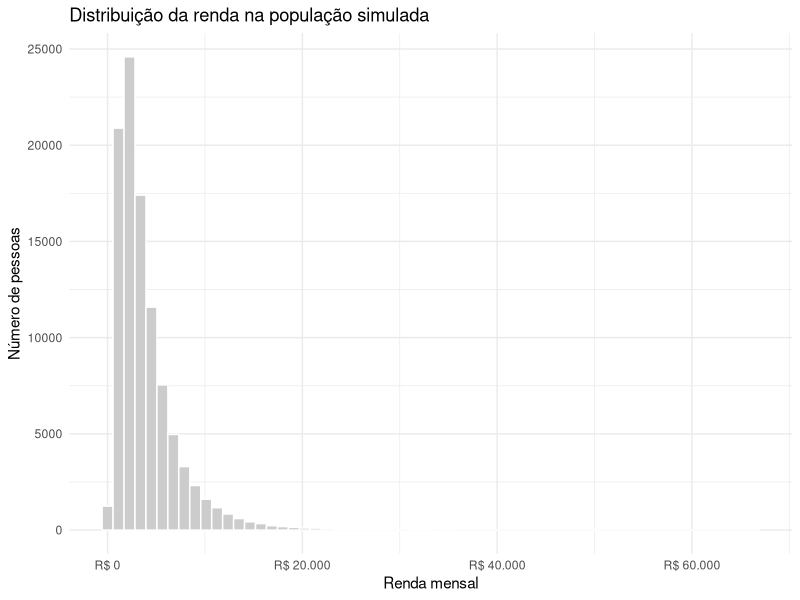
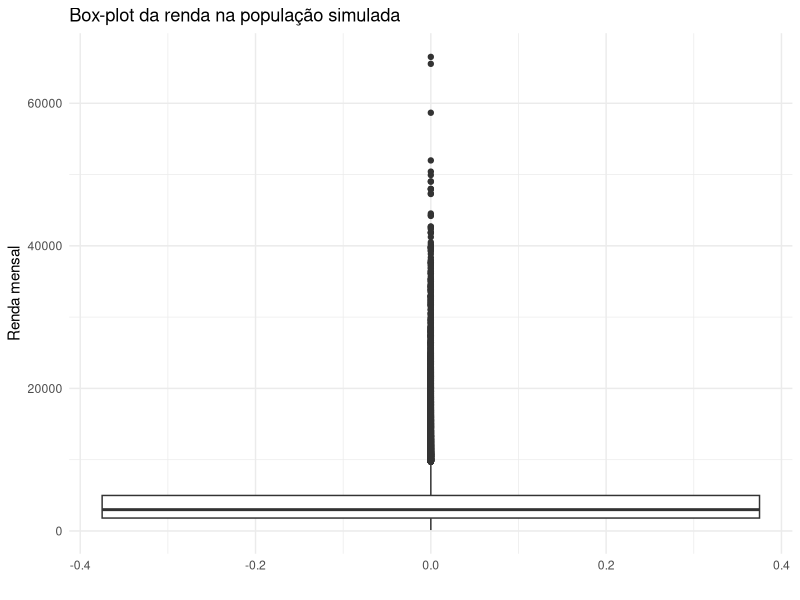
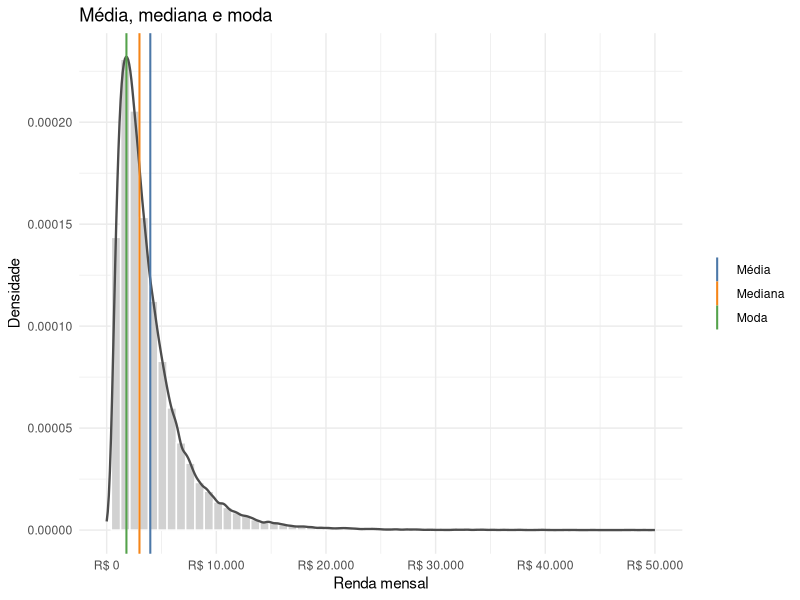
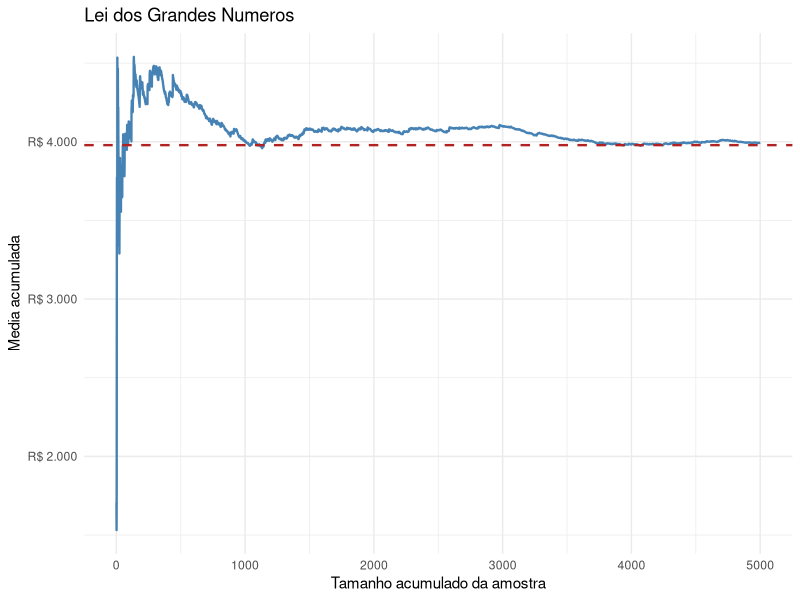
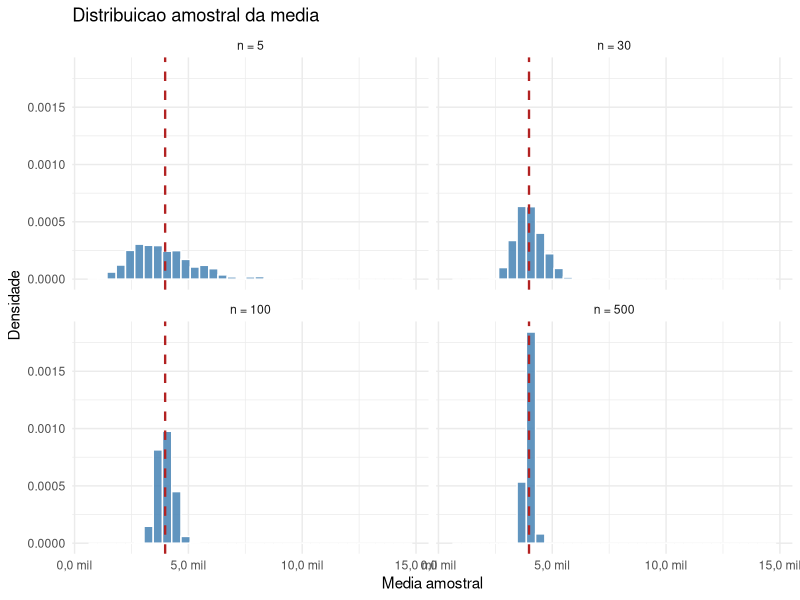
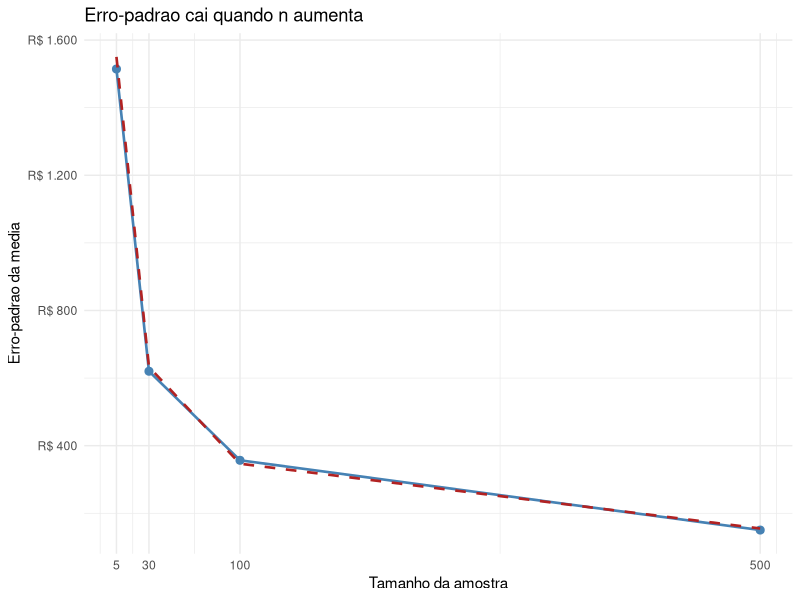

Write the R code that produced these figures, in order.
# Aula 7 - Laboratorio: distribuicao amostral, LGN e TCL
# Metodos Quantitativos e Tecnicas em Ciencia Politica I / Metodos III
#
# Objetivo:
# 1. revisar media, mediana, moda, variancia e desvio-padrao;
# 2. simular a Lei dos Grandes Numeros;
# 3. simular o Teorema Central do Limite;
# 4. comparar desvio-padrao e erro-padrao;
# 5. ver por que uma amostra grande, mas enviesada, nao resolve o problema.

options(scipen = 999)


library(dplyr)
library(ggplot2)
library(scales)
library(tibble)


set.seed(20260624)

# função pra calcular moda
moda_aproximada <- function(x) {
  densidade <- density(x, n = 1024)
  densidade$x[which.max(densidade$y)]
}

simular_medias <- function(vetor, n_amostra, n_sim = 1000) {
  replicate(
    n_sim,
    mean(sample(vetor, size = n_amostra))
  )
}


# -------------------------------------------------------------------
# 1. Populacao simulada
# -------------------------------------------------------------------

# Esta populacao nao descreve dados reais.
# Ela serve para estudar a logica da inferencia estatistica.
#
# A renda foi gerada com uma distribuicao assimétrica à direita:
# muitos valores baixos/intermediarios e poucos valores muito altos.

n_populacao <- 100000

populacao <- tibble(
  id = 1:n_populacao,
  renda = rlnorm(n_populacao, meanlog = log(3000), sdlog = 0.75)
)

# Validacao logica simples:
# renda nao pode ser negativa e nao deve ter valores ausentes.

sum(is.na(populacao$renda))
min(populacao$renda)

# histograma
ggplot(populacao, aes(x = renda)) +
  geom_histogram(bins = 60, fill = "gray80", color = "white") +
  scale_x_continuous(
    labels = label_number(prefix = "R$ ", big.mark = ".", decimal.mark = ",")
  ) +
  labs(
    x = "Renda mensal",
    y = "Número de pessoas",
    title = "Distribuição da renda na população simulada"
  ) +
  theme_minimal()

# difícil de ver a cauda longa. Vamos usar box-plot

ggplot(populacao, aes(x = renda)) +
  geom_boxplot() + coord_flip() +
  labs(
    x = "Renda mensal",
    y = "",
    title = "Box-plot da renda na população simulada"
  ) +
  theme_minimal()

# -------------------------------------------------------------------
# 2. Revisao: medidas descritivas
# -------------------------------------------------------------------

media_renda <- mean(populacao$renda)
mediana_renda <- median(populacao$renda)
moda_renda <- moda_aproximada(populacao$renda) # pouco útil!
variancia_renda <- var(populacao$renda)
desvio_renda <- sd(populacao$renda)

resumo_descritivo <- tibble(
  medida = c("media", "mediana", "moda aproximada", "variancia", "desvio-padrao"),
  valor = c(media_renda, mediana_renda, moda_renda, variancia_renda, desvio_renda)
)

resumo_descritivo

ggplot(populacao, aes(x = renda)) +
  geom_histogram(
    aes(y = after_stat(density)),
    bins = 60,
    fill = "gray82",
    color = "white"
  ) +
  geom_density(color = "gray30", linewidth = 0.8) +
  geom_vline(
    aes(xintercept = media_renda, color = "Média"),
    linewidth = 0.7
  ) +
  geom_vline(
    aes(xintercept = mediana_renda, color = "Mediana"),
    linewidth = 0.7
  ) +
  geom_vline(
    aes(xintercept = moda_renda, color = "Moda"),
    linewidth = 0.7
  ) +
  scale_color_manual(
    name = NULL,
    values = c(
      "Média" = "#4C78A8",
      "Mediana" = "#F58518",
      "Moda" = "#54A24B"
    )
  ) +
  scale_x_continuous(limits = c(0, 50000),
    labels = label_number(prefix = "R$ ", big.mark = ".", decimal.mark = ",")
  ) +
  labs(
    x = "Renda mensal",
    y = "Densidade",
    title = "Média, mediana e moda"
  ) +
  theme_minimal()
# coloquei limite até 50k, para não estourar o gráfico. Podem tirar e ver como fica.

# Tarefa1
# com mutate, do dplyr, crie uma nova variável,
# logrenda, que é o logaritmo natural da renda.
# plot o histograma dessa nova variável e compare com a renda
# o que mudou? Conhece a distribuicao de logrenda?
# Qual a conexao com o TCL?


# -------------------------------------------------------------------
# 3. Uma amostra e apenas uma realizacao possivel
# -------------------------------------------------------------------

n_amostra <- 100

amostra_1 <- sample(populacao$renda, size = n_amostra)
amostra_2 <- sample(populacao$renda, size = n_amostra)
amostra_3 <- sample(populacao$renda, size = n_amostra)

mean(amostra_1)
mean(amostra_2)
mean(amostra_3)

media_renda

# Tarefa 2:
# As três medias amostrais são iguais?
# Alguma delas é exatamente igual à média da populacao?
# Explique em uma frase o que é variação amostral.


# -------------------------------------------------------------------
# 4. Lei dos Grandes Numeros
# -------------------------------------------------------------------

set.seed(20260624)

amostra_lgn <- sample(populacao$renda, size = 5000, replace = TRUE)

lgn <- tibble(
  n = 1:length(amostra_lgn),
  media_acumulada = cumsum(amostra_lgn) / n
)

ggplot(lgn, aes(x = n, y = media_acumulada)) +
  geom_line(color = "steelblue", linewidth = 0.8) +
  geom_hline(
    yintercept = media_renda,
    color = "firebrick",
    linetype = "dashed",
    linewidth = 0.8
  ) +
  scale_y_continuous(
    labels = label_number(prefix = "R$ ", big.mark = ".", decimal.mark = ",")
  ) +
  labs(
    x = "Tamanho acumulado da amostra",
    y = "Media acumulada",
    title = "Lei dos Grandes Numeros"
  ) +
  theme_minimal()



# Tarefa 3:
# Mude o tamanho de amostra_lgn para 100, 1000 e 10000.
# Em qual caso a m'eédia acumulada fica mais estável?
# A linha azul fica sempre exatamente sobre a linha vermelha?


# -------------------------------------------------------------------
# 5. Distribuição amostral da média
# -------------------------------------------------------------------

medias_n5 <- simular_medias(populacao$renda, n_amostra = 5)
medias_n30 <- simular_medias(populacao$renda, n_amostra = 30)
medias_n100 <- simular_medias(populacao$renda, n_amostra = 100)
medias_n500 <- simular_medias(populacao$renda, n_amostra = 500)

resultados_tcl <- bind_rows(
  tibble(n = "n = 5", media_amostral = medias_n5),
  tibble(n = "n = 30", media_amostral = medias_n30),
  tibble(n = "n = 100", media_amostral = medias_n100),
  tibble(n = "n = 500", media_amostral = medias_n500)
) |>
  mutate(
    n = factor(n, levels = c("n = 5", "n = 30", "n = 100", "n = 500"))
  )

ggplot(resultados_tcl, aes(x = media_amostral)) +
  geom_histogram(
    aes(y = after_stat(density)),
    bins = 35,
    fill = "steelblue",
    color = "white",
    alpha = 0.85
  ) +
  geom_vline(
    xintercept = media_renda,
    color = "firebrick",
    linetype = "dashed",
    linewidth = 0.8
  ) +
  facet_wrap(~n, ncol = 2) +
  scale_x_continuous(
    labels = label_number(
      scale = 1 / 1000,
      suffix = " mil",
      decimal.mark = ",",
      accuracy = 0.1
    )
  ) +
  labs(
    x = "Media amostral",
    y = "Densidade",
    title = "Distribuicao amostral da media"
  ) +
  theme_minimal()



# Tarefa 4:
# Compare n = 5, n = 30, n = 100 e n = 500.
# O que acontece com a forma da distribuição amostral?
# O que acontece com a dispersão das médias amostrais?


# -------------------------------------------------------------------
# 6. Erro-padrão
# -------------------------------------------------------------------

resumo_erro_padrao <- tibble(
  n_amostra = c(5, 30, 100, 500),
  erro_padrao_simulado = c(
    sd(medias_n5),
    sd(medias_n30),
    sd(medias_n100),
    sd(medias_n500)
  ),
  erro_padrao_formula = desvio_renda / sqrt(n_amostra)
)

resumo_erro_padrao

ggplot(resumo_erro_padrao, aes(x = n_amostra)) +
  geom_line(aes(y = erro_padrao_simulado), color = "steelblue", linewidth = 0.9) +
  geom_point(aes(y = erro_padrao_simulado), color = "steelblue", size = 2.4) +
  geom_line(
    aes(y = erro_padrao_formula),
    color = "firebrick",
    linetype = "dashed",
    linewidth = 0.9
  ) +
  scale_x_continuous(breaks = c(5, 30, 100, 500)) +
  scale_y_continuous(
    labels = label_number(prefix = "R$ ", big.mark = ".", decimal.mark = ",")
  ) +
  labs(
    x = "Tamanho da amostra",
    y = "Erro-padrao da media",
    title = "Erro-padrao cai quando n aumenta"
  ) +
  theme_minimal()


# Tarefa 5:
# Compare erro_padrao_simulado e erro_padrao_formula.
# Eles sao exatamente iguais? Sao próximos?
# Por que o erro-padrão cai quando n aumenta?
